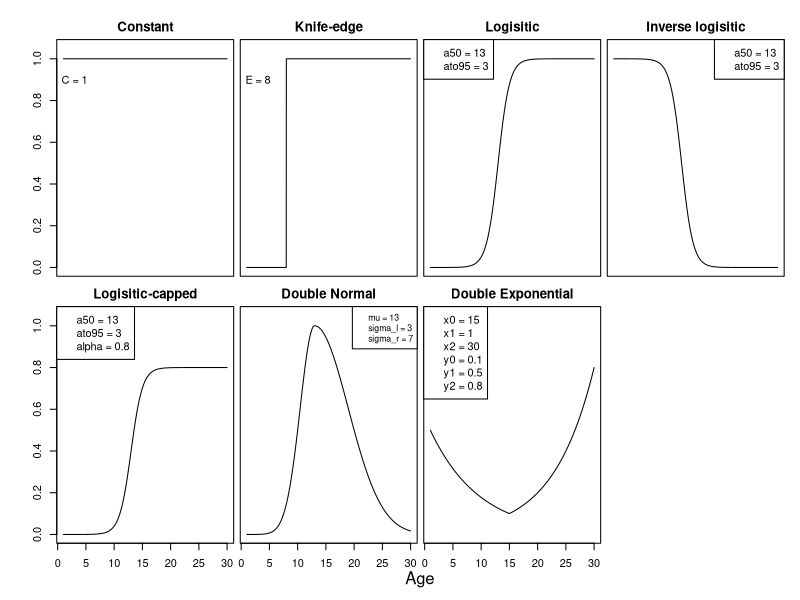

The R source for this figure:
# Selectivities.r
# @author C.Marsh
# @date 18/02/2017
# @description
# A R script with all the selectivity function available in CASAL2.

# Common parameter to all functions
# @param: age_or_length, A vector of ages or lengths to calculate the selectivity value for.
# @param: alpha, A scalar which is multiplied to the selectivity. Used to move the max from 1.

print("I haven't yet checked these functions are exact. I have jsut converted the C++ code to R code.")

## Utility functions
pow = function(x,exponent) {return(x^exponent)}


## Selectivities
DoubleNormal = function(age_or_length,alpha = 1,mu,sigma_l,sigma_r) {
	selectivity = vector();
	for(i in 1:length(age_or_length)) {
		if(age_or_length[i] < mu) {
			selectivity[i] = pow(2.0, -((age_or_length[i] - mu) / sigma_l * (age_or_length[i] - mu) / sigma_l)) * alpha;
		} else {
			selectivity[i] = pow(2.0, -((age_or_length[i] - mu) / sigma_r * (age_or_length[i] - mu) / sigma_r)) * alpha;		
		}		
	}
	return(selectivity);
}

InverseLogistic = function(age_or_length,alpha = 1,a50,ato95) {
	selectivity = vector();
	for (i in 1:length(age_or_length)) {
		threshold = (a50 - age_or_length[i]) / ato95;
		if (threshold > 5) {
			selectivity[i] = alpha;
		} else if (threshold < -5){
			selectivity[i] = 0.0
		} else {
			selectivity[i] = alpha - (alpha / (1.0 + pow(19.0, threshold)));
		}		
	}
	return(selectivity);
}

LogisticProducing = function(age_or_length,alpha = 1,a50,ato95,high,low) {
	selectivity = vector();
	for (i in 1:length(age_or_length)) {
		if (age_or_length[i] > low) {
			selectivity[i] = 0.0;
		} else if (age_or_length[i] >= high){
			selectivity[i] = alpha
		} else if (age_or_length[i] == low){
			selectivity[i] = 1.0 / (1.0 + pow(19.0, (a50 - age_or_length[i]) / ato95)) * alpha;		
		} else {
			lambda2 = 1.0 / (1.0 + pow(19.0, (a50 - (age_or_length[i] - 1)) / ato95));
      lambda1 = 1.0 / (1.0 + pow(19.0, (a50 - age_or_length[i]) / ato95));
      selectivity[i] = (lambda1 - lambda2) / (1.0 - lambda2) * alpha;			
		}		
	}
	return(selectivity);
}

Logistic = function(age_or_length,alpha = 1,a50,ato95) {
	selectivity = vector();
	for (i in 1:length(age_or_length)) {
		threshold = (a50 - age_or_length[i]) / ato95;
		if (threshold > 5) {
			selectivity[i] = 0.0;
		} else if (threshold < -5){
			selectivity[i] = alpha
		} else {
			selectivity[i] = alpha / (1.0 + pow(19.0, threshold));
		}		
	}
	return(selectivity);
}


DoubleExponential = function(age_or_length,x0,x1,x2,y0,y1,y2,alpha = 1) {
	selectivity = vector();
	for(i in 1:length(age_or_length)) {
		if(age_or_length[i] <= x0) {
		  selectivity[i] = alpha * y0 * pow((y1 / y0), (age_or_length[i] - x0)/(x1 - x0));
		} else if (age_or_length[i] > x0 & age_or_length[i] <= x2) {
			selectivity[i] = alpha * y0 * pow((y2 / y0), (age_or_length[i] - x0)/(x2 - x0));
		} else {
			selectivity[i] = y2;
		}
	}
	return(selectivity);
}


AllValues = function(age_or_length, v,alpha = 1) {
	if(length(age_or_length) != length(v)) 
	 stop("This function will only work if v is the same length as the age_or_length vector")
	return(v * alpha);
}

Increasing = function(age_or_length, alpha = 1,v,low,high) {
	if(length(age_or_length) != length(v)) 
	 stop("This function will only work if v is the same length as the age_or_length vector")
	
	for(i in 1:length(age_or_length)) {
		if(age_or_length[i] < low) {
			selectivity[i] = 0.0;
		} else if (age_or_length[i] > high){
			selectivity[i] = v[length(v)] * alpha;
		} else {
			value = v[1];
			j = low + 1
			while(j < i) {
			  if (j > high || value >= alpha)
			  	break;
			  value = value + (alpha - value) * v[j - low]; ## might need to check this
			}
			selectivity[i] = value;
		}
	}
	return(selectivity);
}


KnifeEdge = function(age_or_length, alpha = 1, Edge) {
	selectivity = vector();
	for (i in 1:length(age_or_length)) {
		if (age_or_length[i] >= Edge) {
			selectivity[i] = alpha;
		} else {
			selectivity[i] = 0.0;
		}
	}
	return(selectivity);
}


## Generate the plot for the UserManual
Age = seq(1,30,by = 0.02);
par(mfrow = c(2,4), mar = c(0.3,0.3,2,0.2),oma = c(4,4,1,1),xaxt = "n",yaxt = "n")
## constant
plot(Age,rep(1,length(Age)),type = "l", xlim = c(1,30), ylim = c(0,1.05),main = "Constant",yaxt = "s")
text(3,0.9,"C = 1")
## knife edge
sel = KnifeEdge(age_or_length = Age, Edge = 8)
plot(Age,sel,type = "l", xlim = c(1,30), ylim = c(0,1.05),main = "Knife-edge")
text(3,0.9,"E = 8")
## logisitic
sel = Logistic(age_or_length = Age, a50 = 13,ato95 = 3)
plot(Age,sel,type = "l", xlim = c(1,30), ylim = c(0,1.05),main = "Logisitic")
legend('topleft',legend = c("a50 = 13","ato95 = 3"))
## Inverse-logisitic
sel = InverseLogistic(age_or_length = Age, a50 = 13,ato95 = 3)
plot(Age,sel,type = "l", xlim = c(1,30), ylim = c(0,1.05),main = "Inverse logisitic")
legend('topright',legend = c("a50 = 13","ato95 = 3"))
## Logistic Producing
#sel = LogisticProducing(age_or_length = Age, a50 = 10,ato95 = 4,low = 7, high = 12)
#plot(Age,sel,type = "l", xlim = c(1,30), ylim = c(0,1.05),main = "Logistic producing")
#legend('topleft',legend = c("a50 = 10","ato95 = 4","low = 7", "high = 12"))
## logisitic-capped alpha set to something other than 1
sel = Logistic(age_or_length = Age, a50 = 13,ato95 = 3,alpha = 0.8)
plot(Age,sel,type = "l", xlim = c(1,30), ylim = c(0,1.05),main = "Logisitic-capped",xaxt = "s",yaxt = "s")
legend('topleft',legend = c("a50 = 13","ato95 = 3","alpha = 0.8"))
## Double normal
sel = DoubleNormal(age_or_length = Age, mu = 13,sigma_l = 3,sigma_r = 7)
plot(Age,sel,type = "l", xlim = c(1,30), ylim = c(0,1.05),main = "Double Normal",xaxt = "s")
legend('topright',legend = c("mu = 13","sigma_l = 3","sigma_r = 7"),cex = 0.8)
## Double exponential
sel = DoubleExponential(age_or_length = Age, x0 = 15,x1 = 1,x2 = 30,y0 = 0.1,y1 = 0.5,y2 = 0.8)
plot(Age,sel,type = "l", xlim = c(1,30), ylim = c(0,1.05),main = "Double Exponential",xaxt = "s")
legend('topleft',legend = c("x0 = 15","x1 = 1","x2 = 30","y0 = 0.1","y1 = 0.5","y2 = 0.8"))
##
mtext(side = 1,adj = 0.5, outer = T,"Age",line = 2)